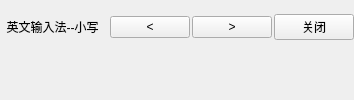
       <widget class="QWidget" name="widgetTop" native="true">
        <property name="styleSheet">
         <string notr="true"/>
        </property>
        <layout class="QVBoxLayout" name="verticalLayout">
         <property name="spacing">
          <number>6</number>
         </property>
         <property name="margin">
          <number>0</number>
         </property>
         <item>
          <layout class="QHBoxLayout" name="lay1">
           <property name="spacing">
            <number>2</number>
           </property>
           <item>
            <widget class="QLabel" name="lab_Title">
             <property name="sizePolicy">
              <sizepolicy hsizetype="Preferred" vsizetype="Minimum">
               <horstretch>0</horstretch>
               <verstretch>0</verstretch>
              </sizepolicy>
             </property>
             <property name="minimumSize">
              <size>
               <width>0</width>
               <height>25</height>
              </size>
             </property>
             <property name="text">
              <string>  英文输入法--小写</string>
             </property>
            </widget>
           </item>
           <item>
            <widget class="QLabel" name="labPY">
             <property name="sizePolicy">
              <sizepolicy hsizetype="Expanding" vsizetype="Preferred">
               <horstretch>0</horstretch>
               <verstretch>0</verstretch>
              </sizepolicy>
             </property>
             <property name="text">
              <string/>
             </property>
             <property name="alignment">
              <set>Qt::AlignCenter</set>
             </property>
            </widget>
           </item>
           <item>
            <widget class="QPushButton" name="btnPre">
             <property name="focusPolicy">
              <enum>Qt::NoFocus</enum>
             </property>
             <property name="styleSheet">
              <string notr="true"/>
             </property>
             <property name="text">
              <string>&lt;</string>
             </property>
            </widget>
           </item>
           <item>
            <widget class="QPushButton" name="btnNext">
             <property name="focusPolicy">
              <enum>Qt::NoFocus</enum>
             </property>
             <property name="styleSheet">
              <string notr="true"/>
             </property>
             <property name="text">
              <string>&gt;</string>
             </property>
            </widget>
           </item>
           <item>
            <widget class="QPushButton" name="btnClose">
             <property name="focusPolicy">
              <enum>Qt::NoFocus</enum>
             </property>
             <property name="styleSheet">
              <string notr="true"/>
             </property>
             <property name="text">
              <string>关闭</string>
             </property>
            </widget>
           </item>
          </layout>
         </item>
         <item>
          <layout class="QHBoxLayout" name="lay2">
           <property name="spacing">
            <number>0</number>
           </property>
           <item>
            <widget class="QLabel" name="labCh0">
             <property name="sizePolicy">
              <sizepolicy hsizetype="Preferred" vsizetype="Fixed">
               <horstretch>0</horstretch>
               <verstretch>0</verstretch>
              </sizepolicy>
             </property>
             <property name="minimumSize">
              <size>
               <width>0</width>
               <height>25</height>
              </size>
             </property>
             <property name="text">
              <string/>
             </property>
             <property name="alignment">
              <set>Qt::AlignCenter</set>
             </property>
            </widget>
           </item>
           <item>
            <widget class="QLabel" name="labCh1">
             <property name="sizePolicy">
              <sizepolicy hsizetype="Preferred" vsizetype="Fixed">
               <horstretch>0</horstretch>
               <verstretch>0</verstretch>
              </sizepolicy>
             </property>
             <property name="minimumSize">
              <size>
               <width>0</width>
               <height>25</height>
              </size>
             </property>
             <property name="text">
              <string/>
             </property>
             <property name="alignment">
              <set>Qt::AlignCenter</set>
             </property>
            </widget>
           </item>
           <item>
            <widget class="QLabel" name="labCh2">
             <property name="sizePolicy">
              <sizepolicy hsizetype="Preferred" vsizetype="Fixed">
               <horstretch>0</horstretch>
               <verstretch>0</verstretch>
              </sizepolicy>
             </property>
             <property name="minimumSize">
              <size>
               <width>0</width>
               <height>25</height>
              </size>
             </property>
             <property name="text">
              <string/>
             </property>
             <property name="alignment">
              <set>Qt::AlignCenter</set>
             </property>
            </widget>
           </item>
           <item>
            <widget class="QLabel" name="labCh3">
             <property name="sizePolicy">
              <sizepolicy hsizetype="Preferred" vsizetype="Fixed">
               <horstretch>0</horstretch>
               <verstretch>0</verstretch>
              </sizepolicy>
             </property>
             <property name="minimumSize">
              <size>
               <width>0</width>
               <height>25</height>
              </size>
             </property>
             <property name="text">
              <string/>
             </property>
             <property name="alignment">
              <set>Qt::AlignCenter</set>
             </property>
            </widget>
           </item>
           <item>
            <widget class="QLabel" name="labCh4">
             <property name="sizePolicy">
              <sizepolicy hsizetype="Preferred" vsizetype="Fixed">
               <horstretch>0</horstretch>
               <verstretch>0</verstretch>
              </sizepolicy>
             </property>
             <property name="minimumSize">
              <size>
               <width>0</width>
               <height>25</height>
              </size>
             </property>
             <property name="text">
              <string/>
             </property>
             <property name="alignment">
              <set>Qt::AlignCenter</set>
             </property>
            </widget>
           </item>
           <item>
            <widget class="QLabel" name="labCh5">
             <property name="sizePolicy">
              <sizepolicy hsizetype="Preferred" vsizetype="Fixed">
               <horstretch>0</horstretch>
               <verstretch>0</verstretch>
              </sizepolicy>
             </property>
             <property name="minimumSize">
              <size>
               <width>0</width>
               <height>25</height>
              </size>
             </property>
             <property name="text">
              <string/>
             </property>
             <property name="alignment">
              <set>Qt::AlignCenter</set>
             </property>
            </widget>
           </item>
           <item>
            <widget class="QLabel" name="labCh6">
             <property name="sizePolicy">
              <sizepolicy hsizetype="Preferred" vsizetype="Fixed">
               <horstretch>0</horstretch>
               <verstretch>0</verstretch>
              </sizepolicy>
             </property>
             <property name="minimumSize">
              <size>
               <width>0</width>
               <height>25</height>
              </size>
             </property>
             <property name="text">
              <string/>
             </property>
             <property name="alignment">
              <set>Qt::AlignCenter</set>
             </property>
            </widget>
           </item>
           <item>
            <widget class="QLabel" name="labCh7">
             <property name="sizePolicy">
              <sizepolicy hsizetype="Preferred" vsizetype="Fixed">
               <horstretch>0</horstretch>
               <verstretch>0</verstretch>
              </sizepolicy>
             </property>
             <property name="minimumSize">
              <size>
               <width>0</width>
               <height>25</height>
              </size>
             </property>
             <property name="text">
              <string/>
             </property>
             <property name="alignment">
              <set>Qt::AlignCenter</set>
             </property>
            </widget>
           </item>
           <item>
            <widget class="QLabel" name="labCh8">
             <property name="sizePolicy">
              <sizepolicy hsizetype="Preferred" vsizetype="Fixed">
               <horstretch>0</horstretch>
               <verstretch>0</verstretch>
              </sizepolicy>
             </property>
             <property name="minimumSize">
              <size>
               <width>0</width>
               <height>25</height>
              </size>
             </property>
             <property name="text">
              <string/>
             </property>
             <property name="alignment">
              <set>Qt::AlignCenter</set>
             </property>
            </widget>
           </item>
           <item>
            <widget class="QLabel" name="labCh9">
             <property name="sizePolicy">
              <sizepolicy hsizetype="Preferred" vsizetype="Fixed">
               <horstretch>0</horstretch>
               <verstretch>0</verstretch>
              </sizepolicy>
             </property>
             <property name="minimumSize">
              <size>
               <width>0</width>
               <height>25</height>
              </size>
             </property>
             <property name="text">
              <string/>
             </property>
             <property name="alignment">
              <set>Qt::AlignCenter</set>
             </property>
            </widget>
           </item>
          </layout>
         </item>
        </layout>
       </widget>
